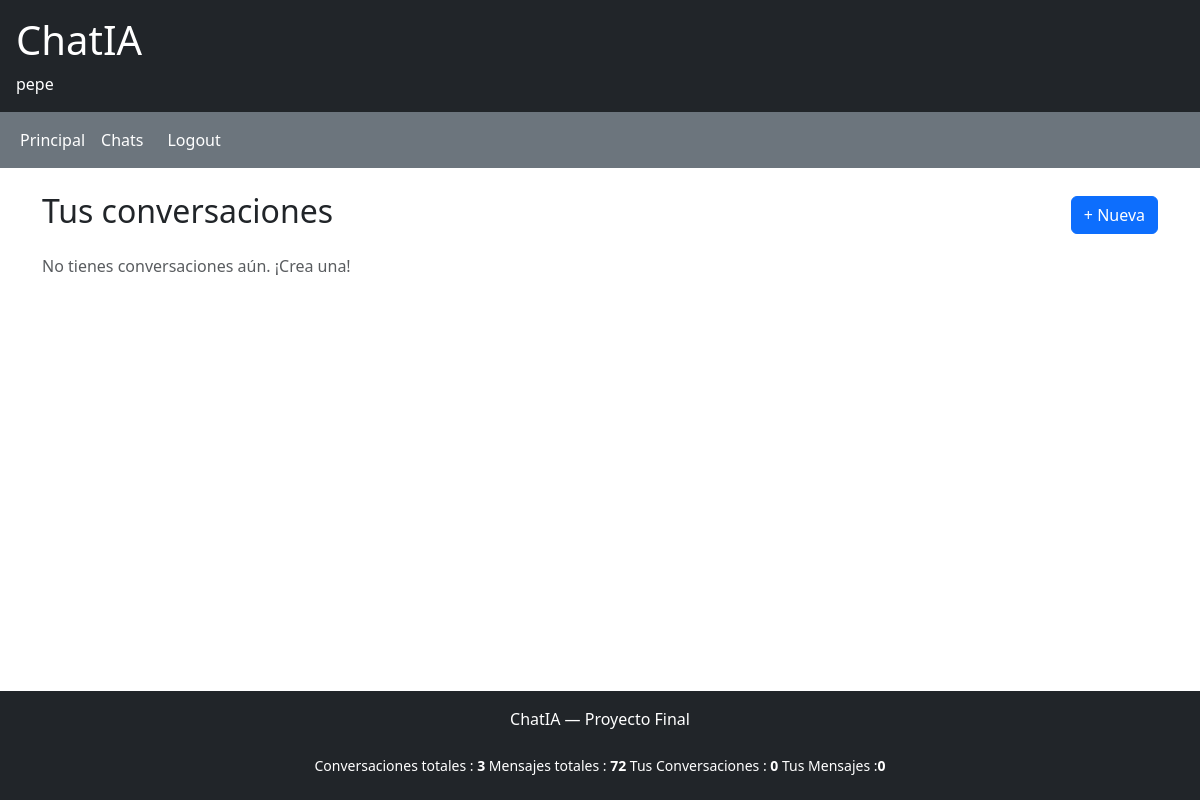
Page /chat/ (signed in) on the earlier database version.
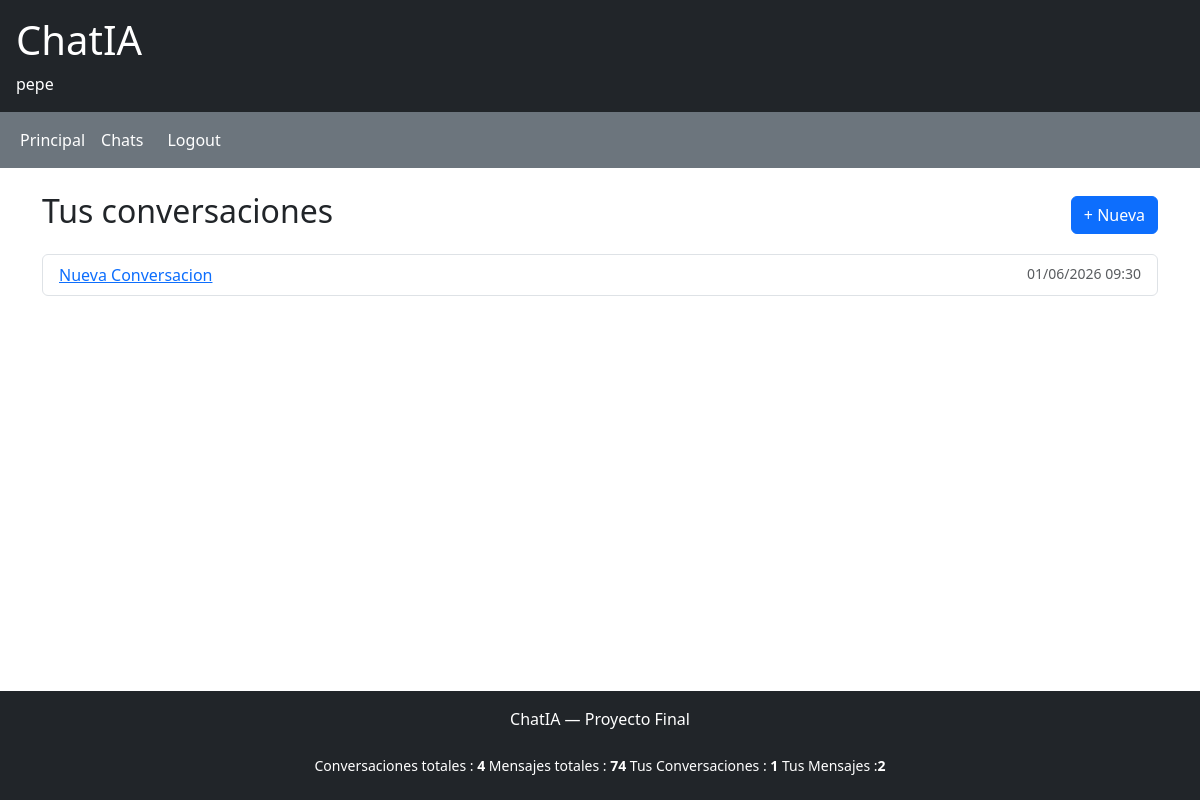
Same page on the later database version.
### chat/models.py (models this page shows, shortened)
class Conversacion(models.Model):
        usuario = models.ForeignKey(User, on_delete=models.CASCADE)
        titulo  = models.CharField(max_length=100)
        creada = models.DateTimeField(auto_now_add=True)

### chat/views.py (the view)
# urls.py: path('chat/',views.chat_home,name='chat_home'),
@login_required
def chat_home(request):
    conversaciones= Conversacion.objects.filter(
        usuario=request.user
    ).order_by('-creada')
    return render(request,"chat/chat_home.html",{
        'conversaciones':conversaciones
    })

### chat/context_processor.py (called while the page is built)
def metricas_globales(request):
    total_conversaciones = Conversacion.objects.count()
    total_mensajes = Mensaje.objects.count()
    conv_usuarios = 0
    mensa_usuarios = 0
    if request.user.is_authenticated:
        conv_usuarios = Conversacion.objects.filter(usuario=request.user).count()
        mensa_usuarios = Mensaje.objects.filter(conversacion__usuario=request.user).count()
    return {
            'total_conversaciones': total_conversaciones,
            'total_mensajes': total_mensajes,
            'conv_usuario': conv_usuarios,
            'mensa_usuario': mensa_usuarios,
    }

### chat/templates/chat/chat_home.html (shortened to what this page needs)
{% extends "chat/base.html" %}
{% block content %}
<div class="d-flex justify-content-between align-items-center mb-3">
    <h2>Tus conversaciones</h2>
    <a href="/chat/nueva/" class="btn btn-primary">+ Nueva</a>
</div>
{% if conversaciones %}
    <ul class="list-group">
    {% for conv in conversaciones %}
        <li class="list-group-item d-flex justify-content-between">
            <a href="/chat/{{ conv.id }}/">{{ conv.titulo }}</a>
            <small class="text-muted">{{ conv.creada|date:"d/m/Y H:i" }}</small>
        </li>
    {% endfor %}
    </ul>
{% else %}
    <p class="text-muted">No tienes conversaciones aún. ¡Crea una!</p>
{% endif %}
{% endblock %}

### chat/templates/chat/base.html (shortened to what this page needs)
<!DOCTYPE html>
<html lang="es">
<head>
    <link href="https://cdn.jsdelivr.net/npm/bootstrap@5.3.0/dist/css/bootstrap.min.css" rel="stylesheet">
</head>
<body class="d-flex flex-column min-vh-100">
<header class="bg-dark text-white p-3">
    <a href="/" class="text-white text-decoration-none"><h1>ChatIA</h1></a>
    {% if user.is_authenticated %}
        <span>{{ user.username }}</span>
    {% endif %}
</header>
<nav class="navbar navbar-expand bg-secondary">
    <div class = "container-fluid">
        <ul class="navbar-nav flex-row">
            <li class="nav-item"><a class="nav-link text-white" href="/">Principal</a></li>
            <li class="nav-item"><a class="nav-link text-white" href="/chat/">Chats</a></li>
            <li class="nav-item"><form method="post" action="/logout/" class="d-inline">
            <button type="submit" class=" nav-link text-white btn-link"
            style="text-decoration:none; padding: 8px 16px ">Logout</button>
                </form>
            </li>
        </ul>
    </div>
</nav>
<main class="container mt-4 flex-grow-1">
    {% block content %}
    {% endblock %}
</main>
<footer class="bg-dark text-white text-center p-3 mt-4">
    <p>ChatIA — Proyecto Final</p>
    <div class ="container py-2   text-center  small">
        <span> Conversaciones totales : <strong>{{ total_conversaciones }}</strong></span>
        <span> Mensajes totales : <strong>{{ total_mensajes }}</strong></span>
        {% if user.is_authenticated %}
            <span>Tus Conversaciones : <strong>{{ conv_usuario }}</strong></span>
            <span>Tus  Mensajes :<strong>{{ mensa_usuario }}</strong></span>
        {% endif %}
    </div>
</footer>
</body>
</html>

Differences in the rows shown:
added Conversacion: titulo "Nueva Conversacion", creada "01/06/2026 09:30"
Other differences:
{{ total_conversaciones }}: "3" → "4"
{{ total_mensajes }}: "72" → "74"
{{ conv_usuario }}: "0" → "1"
{{ mensa_usuario }}: "0" → "2"
text no longer shown: "No tienes conversaciones aún. ¡Crea una!"
